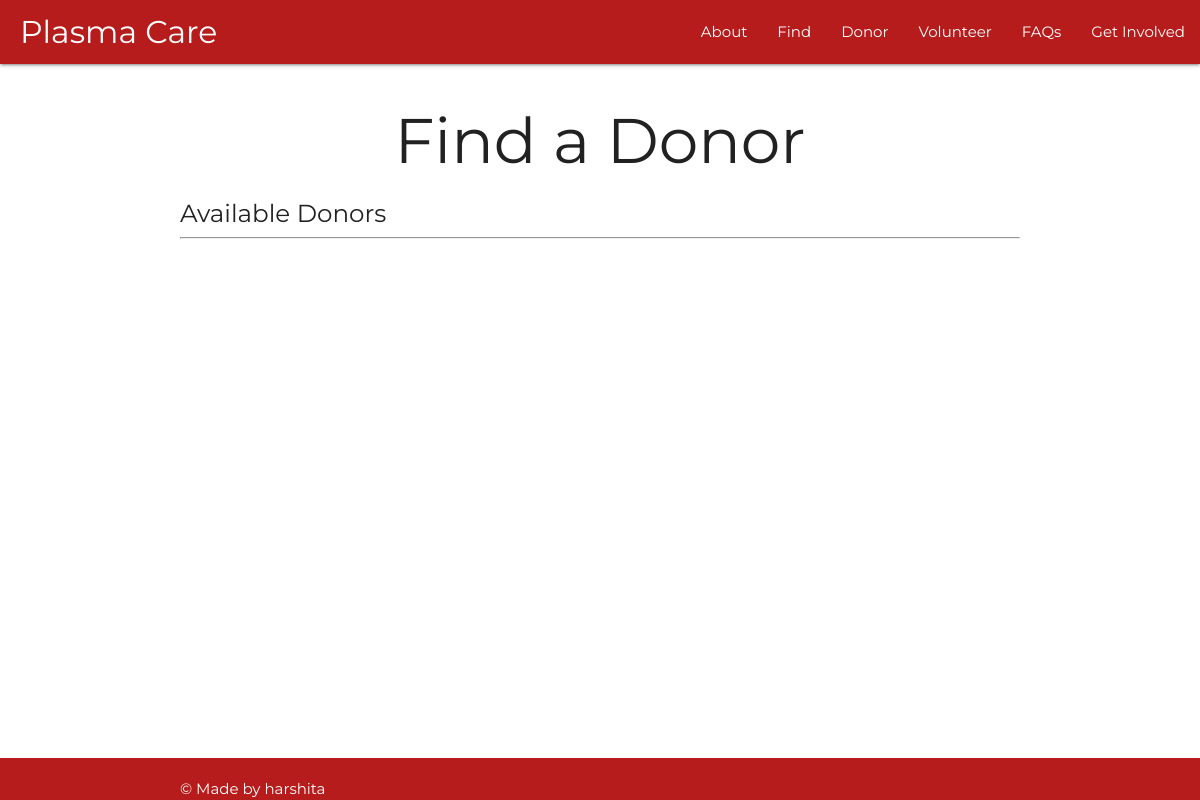
/patient/, run on an earlier commit of the app's database.
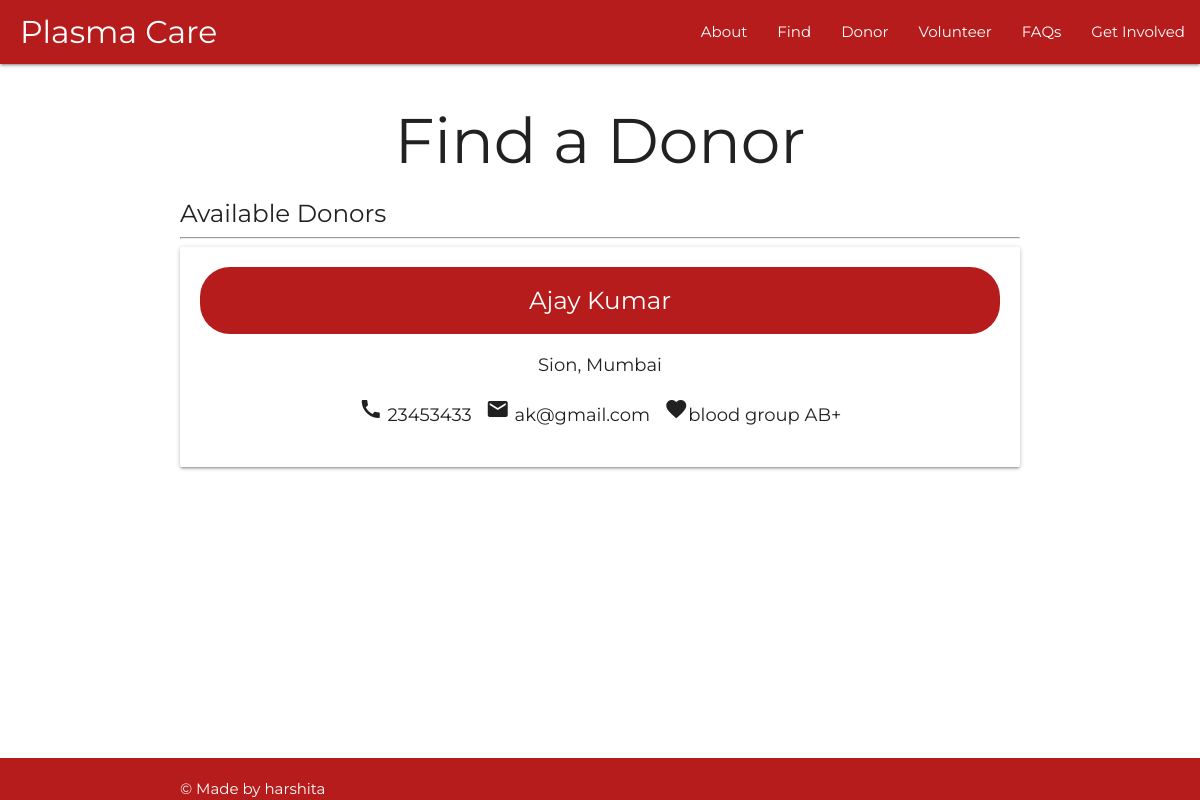
And on a later commit of the database.
### plasma/models.py (models this page shows, shortened)
class RegisterDonor(models.Model):
    name = models.CharField(max_length=200, null=False)
    phone = models.BigIntegerField(null = True)
    email = models.EmailField(max_length=200, null = True)
    GENDER = (
        ('male', 'male'),
        ('female', 'female'),
        ('prefer not to say', 'prefer not to say'),
    )
    location = models.CharField(max_length= 200, null = True)
    BLOODGRP = (
        ('A+', 'A+'),
        ('A-', 'A-'),
        ('B+', 'B+'),
        ('B-', 'B-'),
        ('O+', 'O+'),
        ('O-', 'O-'),
        ('AB+', 'AB+'),
        ('AB-', 'AB-'),
    )
    recoverydate = models.DateField(auto_now=False, auto_now_add=False)
    bloodgroup = models.CharField(max_length=200, null=True, choices=BLOODGRP)
    date_joined = models.DateTimeField(auto_now_add=True)

### plasma/views.py (the view)
# urls.py: path('patient/', views.patient, name='patient'),
def patient(request):
    donors = RegisterDonor.objects.all()
    return render(request, 'plasma/patient.html', {'donors': donors})

### plasma/templates/plasma/patient.html
 {% extends 'plasma/main.html' %}
 {% load static %}
{% block content %}
<link rel = "stylesheet" href = "{% static '/css/patient.css' %}">
<div class = "container">
    <h1>Find a Donor</h1>
 <h5>Available Donors </h5>
    <hr>
    {% for donor in donors %}
    <div class = "card">
        <div class = "render">
           <h5 class = "red darken-4 head"> {{donor.name}} </h5>
           <p> {{donor.location}} </p>
           <p><i class="material-icons">call</i> {{donor.phone}} &nbsp; <i class="material-icons">email</i> {{donor.email}} &nbsp; <i class="material-icons">favorite</i>blood group {{donor.bloodgroup}} </p>
        </div>
    </div>
    {% endfor %}
</div>
{% endblock content %}

### plasma/templates/plasma/main.html (shortened to what this page needs)
{% load static %}
<html>
<head>
      <link rel = "stylesheet" href = "{% static '/css/main.css' %}">
       <link rel="stylesheet" href="https://cdnjs.cloudflare.com/ajax/libs/materialize/1.0.0/css/materialize.min.css">
</head>
<body>
<main>
 <nav>
    <div class="nav-wrapper  red darken-4 ">
      <a href="{% url 'home' %}" class="brand-logo">Plasma Care</a>
      <ul class="right hide-on-med-and-down">
        <li><a href= "{% url 'about' %}" >About</a></li>
        <li><a href = "{% url 'patient' %}">Find</a></li>
        <li><a href="{% url 'donor' %}">Donor</a></li>
        <li><a href="{% url 'citizen' %}">Volunteer</a></li>
        <li><a href="{% url 'faq' %}">FAQs</a></li>
        <li><a href="{% url 'involve' %}">Get Involved</a></li>
      </ul>
    </div>
  </nav>
  {% block content %}{% endblock content %}
  </main>
    <footer class="page-footer red darken-4">
            <div class="container">
            © Made by harshita
            </div>
    </footer>
</body>
</html>

### static/css/main.css (style rules this page uses)
body { font-family: 'Montserrat', sans-serif; display: flex; min-height: 100vh; flex-direction: column; }
ul { color: white; }
.brand-logo { margin-left: 20px; }
main { flex: 1 0 auto; }
h1 { text-align: center; }

### static/css/patient.css (style rules this page uses)
.render { padding: 20px; text-align: center; font-size: large; }
.head { color: white; margin: 0px; padding: 20px; border-radius: 30px; }

What changed in the data, as far as the page shows it:
added RegisterDonor: name "Ajay Kumar", location "Sion, Mumbai", phone "23453433", email "ak@gmail.com", bloodgroup "AB+"
